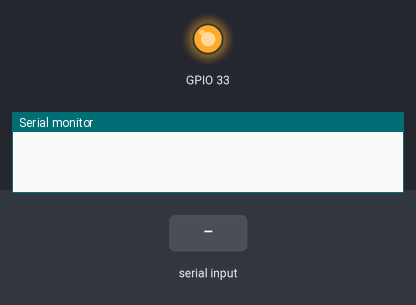
Bench run of a sketch on a simulated ESP32. On the bench: output pins drawn as LEDs (lit = HIGH), the last lines printed to the serial monitor. The test bench sets the inputs (shaded band).

Above: at 1.2 s.
1.3 s: "1" received over Serial
At 2.3 s:
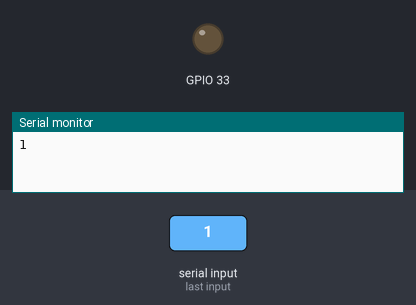
2.8 s: "0" received over Serial
At 3.5 s:
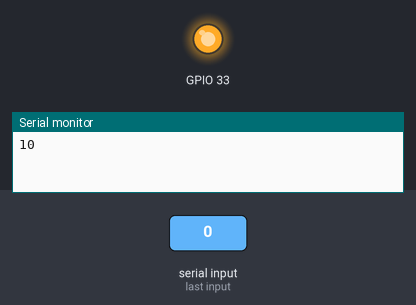
Timing chart, 0 to 5.8 s (numbered marks = the images above; inputs shaded):
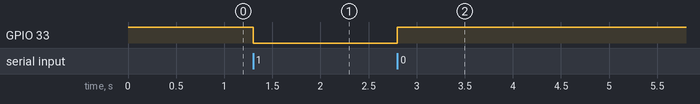

Measured:
- after the input at 1.3 s, GPIO 33: HIGH → LOW at once
- after the input at 2.8 s, GPIO 33: LOW → HIGH at once

The sketch:

221023-port.ino
```cpp
//2022.10.23 单片机与电脑利用电脑串口通信控制LED亮灭
void setup() {
  Serial.begin(9600);
  pinMode(33, OUTPUT);
  digitalWrite(33, HIGH);
}

void loop() {
  // put your main code here, to run repeatedly:
  if(Serial.available()){
    int a=Serial.read();
    if(a=='1'){
      digitalWrite(33, LOW);
      Serial.write('1');
      delay(300);
    }
    else if(a=='0'){
      digitalWrite(33, HIGH);
      Serial.write('0');
      delay(300);
    }
  }
}
```
